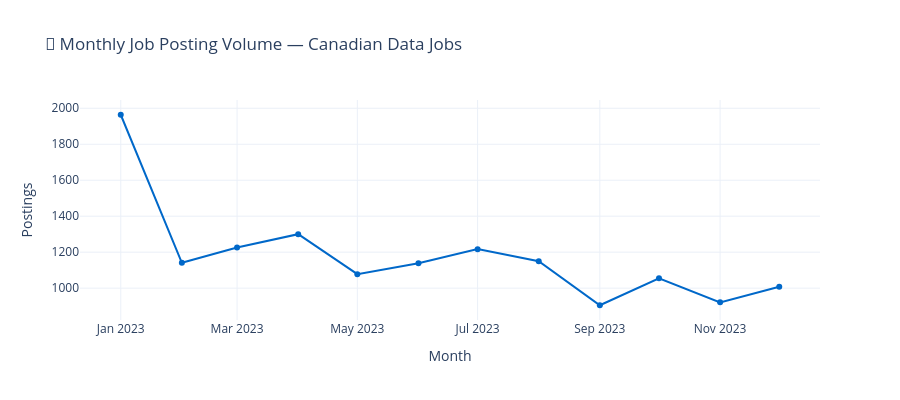
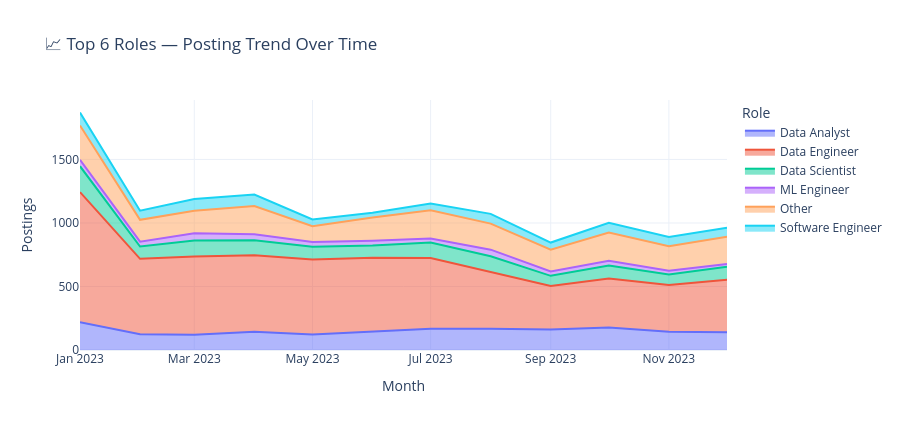

Write notebook code for charts like these, in order.
### Code cell
print("━"*58)
print("  SECTION 7 — POSTING TRENDS OVER TIME")
print("━"*58)

jobs_dated = jobs.dropna(subset=["posted_date"]).copy()
jobs_dated["month_start"] = jobs_dated["posted_date"].dt.to_period("M").dt.to_timestamp()

# ── Monthly volume ────────────────────────────────────────────
monthly = (jobs_dated
    .groupby("month_start").size()
    .reset_index(name="postings")
)

fig1 = px.line(
    monthly, x="month_start", y="postings",
    title="📅 Monthly Job Posting Volume — Canadian Data Jobs",
    labels={"month_start": "Month", "postings": "Postings"},
    markers=True, template="plotly_white",
    color_discrete_sequence=["#0068C9"],
)
fig1.update_layout(height=400)
fig1.write_html(f"{OUTPUTS}/eda_07a_posting_trends.html")
fig1.show()

# ── Top 6 roles over time (stacked area) ─────────────────────
top6 = jobs["role"].value_counts().head(6).index.tolist()
monthly_role = (jobs_dated[jobs_dated["role"].isin(top6)]
    .groupby(["month_start", "role"]).size()
    .reset_index(name="postings")
)

fig2 = px.area(
    monthly_role, x="month_start", y="postings", color="role",
    title="📈 Top 6 Roles — Posting Trend Over Time",
    labels={"month_start": "Month", "postings": "Postings", "role": "Role"},
    template="plotly_white",
)
fig2.update_layout(height=430)
fig2.write_html(f"{OUTPUTS}/eda_07b_posting_trends_by_role.html")
fig2.show()

print("✅ Saved: eda_07a_posting_trends.html")
print("✅ Saved: eda_07b_posting_trends_by_role.html")

### Figure 1 — Plotly figure (JSON) as saved in the notebook; plotly's stock layout.template omitted (floating-point values rounded to 4 significant figures)
{"data": [{"hovertemplate": "Month=%{x}<br>Postings=%{y}<extra></extra>", "legendgroup": "", "line": {"color": "#0068C9", "dash": "solid"}, "marker": {"symbol": "circle"}, "mode": "lines+markers", "name": "", "orientation": "v", "showlegend": false, "type": "scatter", "x": ["2023-01-01T00:00:00.000000", "2023-02-01T00:00:00.000000", "2023-03-01T00:00:00.000000", "2023-04-01T00:00:00.000000", "2023-05-01T00:00:00.000000", "2023-06-01T00:00:00.000000", "2023-07-01T00:00:00.000000", "2023-08-01T00:00:00.000000", "2023-09-01T00:00:00.000000", "2023-10-01T00:00:00.000000", "2023-11-01T00:00:00.000000", "2023-12-01T00:00:00.000000"], "xaxis": "x", "y": [1964, 1141, 1226, 1300, 1078, 1139, 1217, 1150, 905, 1055, 921, 1008], "yaxis": "y"}], "layout": {"height": 400, "legend": {"tracegroupgap": 0}, "title": {"text": "📅 Monthly Job Posting Volume — Canadian Data Jobs"}, "xaxis": {"anchor": "y", "domain": [0, 1], "title": {"text": "Month"}}, "yaxis": {"anchor": "x", "domain": [0, 1], "title": {"text": "Postings"}}}}

### Figure 2 — Plotly figure (JSON) as saved in the notebook; plotly's stock layout.template omitted (floating-point values rounded to 4 significant figures)
{"data": [{"fillpattern": {"shape": ""}, "hovertemplate": "Role=Data Analyst<br>Month=%{x}<br>Postings=%{y}<extra></extra>", "legendgroup": "Data Analyst", "line": {"color": "#636efa"}, "marker": {"symbol": "circle"}, "mode": "lines", "name": "Data Analyst", "orientation": "v", "showlegend": true, "stackgroup": "1", "type": "scatter", "x": ["2023-01-01T00:00:00.000000", "2023-02-01T00:00:00.000000", "2023-03-01T00:00:00.000000", "2023-04-01T00:00:00.000000", "2023-05-01T00:00:00.000000", "2023-06-01T00:00:00.000000", "2023-07-01T00:00:00.000000", "2023-08-01T00:00:00.000000", "2023-09-01T00:00:00.000000", "2023-10-01T00:00:00.000000", "2023-11-01T00:00:00.000000", "2023-12-01T00:00:00.000000"], "xaxis": "x", "y": [219, 124, 120, 144, 122, 147, 167, 167, 162, 177, 144, 140], "yaxis": "y"}, {"fillpattern": {"shape": ""}, "hovertemplate": "Role=Data Engineer<br>Month=%{x}<br>Postings=%{y}<extra></extra>", "legendgroup": "Data Engineer", "line": {"color": "#EF553B"}, "marker": {"symbol": "circle"}, "mode": "lines", "name": "Data Engineer", "orientation": "v", "showlegend": true, "stackgroup": "1", "type": "scatter", "x": ["2023-01-01T00:00:00.000000", "2023-02-01T00:00:00.000000", "2023-03-01T00:00:00.000000", "2023-04-01T00:00:00.000000", "2023-05-01T00:00:00.000000", "2023-06-01T00:00:00.000000", "2023-07-01T00:00:00.000000", "2023-08-01T00:00:00.000000", "2023-09-01T00:00:00.000000", "2023-10-01T00:00:00.000000", "2023-11-01T00:00:00.000000", "2023-12-01T00:00:00.000000"], "xaxis": "x", "y": [1024, 594, 616, 602, 591, 579, 557, 449, 342, 386, 367, 414], "yaxis": "y"}, {"fillpattern": {"shape": ""}, "hovertemplate": "Role=Data Scientist<br>Month=%{x}<br>Postings=%{y}<extra></extra>", "legendgroup": "Data Scientist", "line": {"color": "#00cc96"}, "marker": {"symbol": "circle"}, "mode": "lines", "name": "Data Scientist", "orientation": "v", "showlegend": true, "stackgroup": "1", "type": "scatter", "x": ["2023-01-01T00:00:00.000000", "2023-02-01T00:00:00.000000", "2023-03-01T00:00:00.000000", "2023-04-01T00:00:00.000000", "2023-05-01T00:00:00.000000", "2023-06-01T00:00:00.000000", "2023-07-01T00:00:00.000000", "2023-08-01T00:00:00.000000", "2023-09-01T00:00:00.000000", "2023-10-01T00:00:00.000000", "2023-11-01T00:00:00.000000", "2023-12-01T00:00:00.000000"], "xaxis": "x", "y": [204, 97, 127, 119, 100, 97, 122, 122, 80, 103, 83, 102], "yaxis": "y"}, {"fillpattern": {"shape": ""}, "hovertemplate": "Role=ML Engineer<br>Month=%{x}<br>Postings=%{y}<extra></extra>", "legendgroup": "ML Engineer", "line": {"color": "#ab63fa"}, "marker": {"symbol": "circle"}, "mode": "lines", "name": "ML Engineer", "orientation": "v", "showlegend": true, "stackgroup": "1", "type": "scatter", "x": ["2023-01-01T00:00:00.000000", "2023-02-01T00:00:00.000000", "2023-03-01T00:00:00.000000", "2023-04-01T00:00:00.000000", "2023-05-01T00:00:00.000000", "2023-06-01T00:00:00.000000", "2023-07-01T00:00:00.000000", "2023-08-01T00:00:00.000000", "2023-09-01T00:00:00.000000", "2023-10-01T00:00:00.000000", "2023-11-01T00:00:00.000000", "2023-12-01T00:00:00.000000"], "xaxis": "x", "y": [50, 38, 56, 47, 37, 37, 32, 52, 34, 36, 31, 22], "yaxis": "y"}, {"fillpattern": {"shape": ""}, "hovertemplate": "Role=Other<br>Month=%{x}<br>Postings=%{y}<extra></extra>", "legendgroup": "Other", "line": {"color": "#FFA15A"}, "marker": {"symbol": "circle"}, "mode": "lines", "name": "Other", "orientation": "v", "showlegend": true, "stackgroup": "1", "type": "scatter", "x": ["2023-01-01T00:00:00.000000", "2023-02-01T00:00:00.000000", "2023-03-01T00:00:00.000000", "2023-04-01T00:00:00.000000", "2023-05-01T00:00:00.000000", "2023-06-01T00:00:00.000000", "2023-07-01T00:00:00.000000", "2023-08-01T00:00:00.000000", "2023-09-01T00:00:00.000000", "2023-10-01T00:00:00.000000", "2023-11-01T00:00:00.000000", "2023-12-01T00:00:00.000000"], "xaxis": "x", "y": [271, 172, 178, 222, 125, 183, 222, 205, 171, 223, 192, 214], "yaxis": "y"}, {"fillpattern": {"shape": ""}, "hovertemplate": "Role=Software Engineer<br>Month=%{x}<br>Postings=%{y}<extra></extra>", "legendgroup": "Software Engineer", "line": {"color": "#19d3f3"}, "marker": {"symbol": "circle"}, "mode": "lines", "name": "Software Engineer", "orientation": "v", "showlegend": true, "stackgroup": "1", "type": "scatter", "x": ["2023-01-01T00:00:00.000000", "2023-02-01T00:00:00.000000", "2023-03-01T00:00:00.000000", "2023-04-01T00:00:00.000000", "2023-05-01T00:00:00.000000", "2023-06-01T00:00:00.000000", "2023-07-01T00:00:00.000000", "2023-08-01T00:00:00.000000", "2023-09-01T00:00:00.000000", "2023-10-01T00:00:00.000000", "2023-11-01T00:00:00.000000", "2023-12-01T00:00:00.000000"], "xaxis": "x", "y": [102, 72, 92, 90, 53, 38, 53, 77, 57, 76, 72, 70], "yaxis": "y"}], "layout": {"height": 430, "legend": {"title": {"text": "Role"}, "tracegroupgap": 0}, "title": {"text": "📈 Top 6 Roles — Posting Trend Over Time"}, "xaxis": {"anchor": "y", "domain": [0, 1], "title": {"text": "Month"}}, "yaxis": {"anchor": "x", "domain": [0, 1], "title": {"text": "Postings"}}}}
